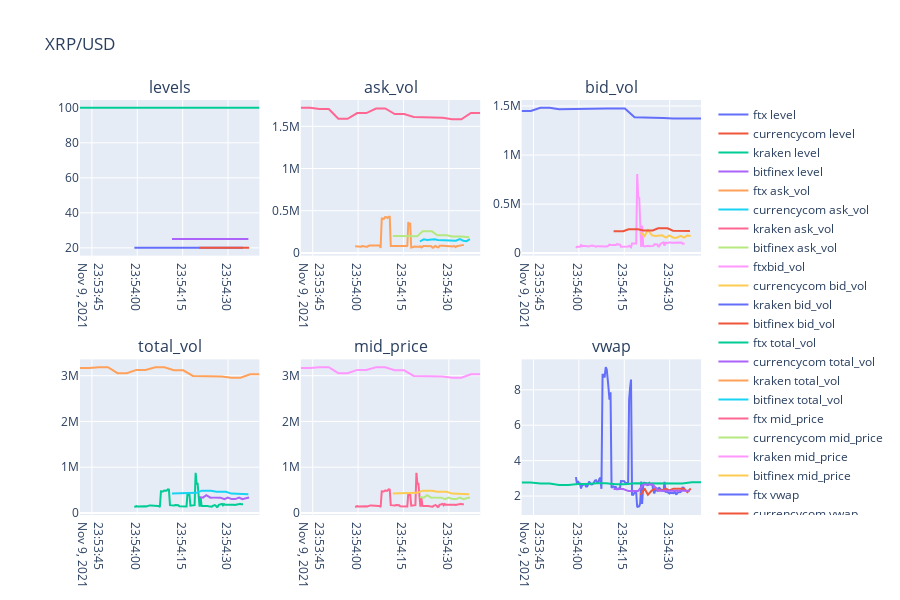

The notebook cell saved with this chart:
### Code cell
v.graficas(XRP_USD,'XRP/USD')
